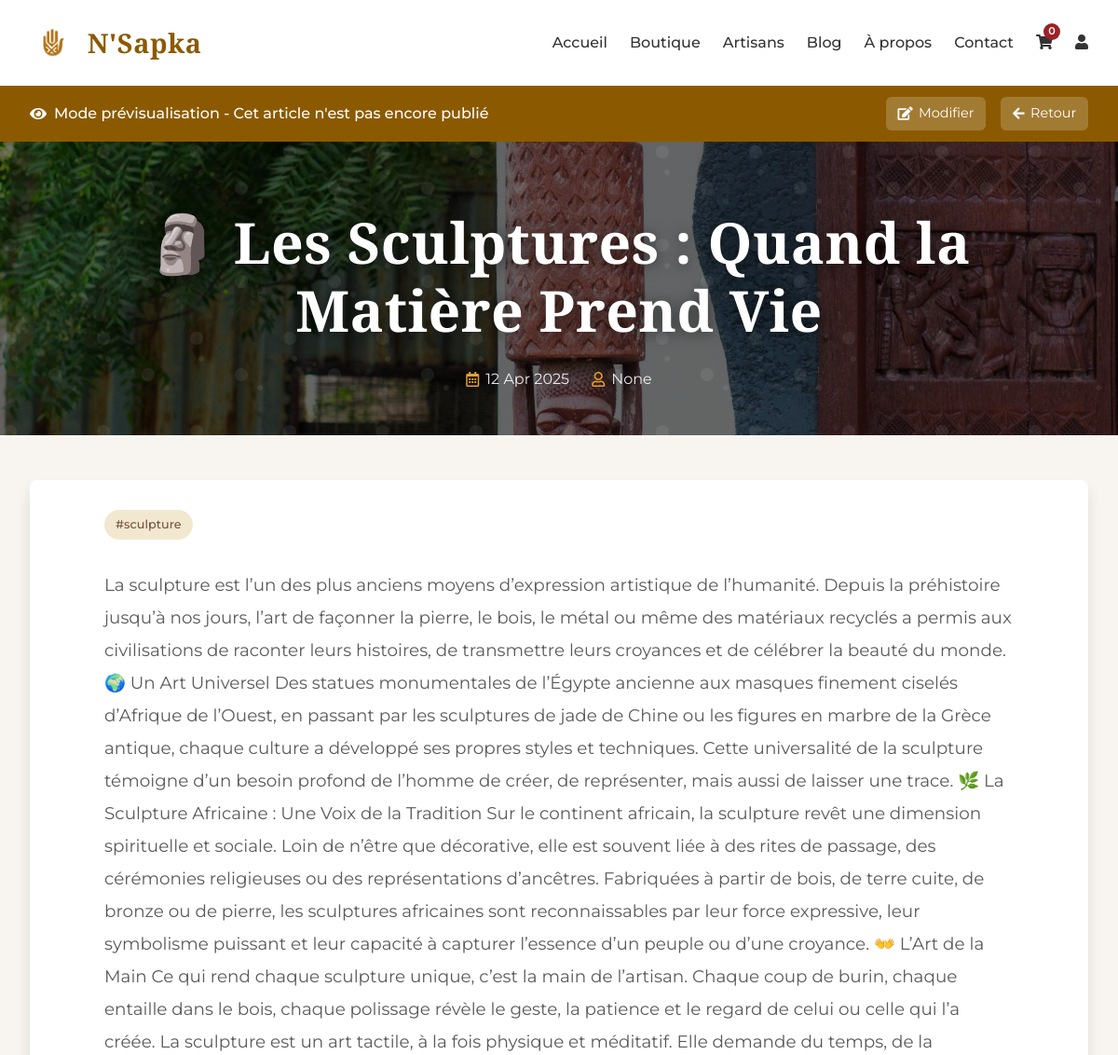
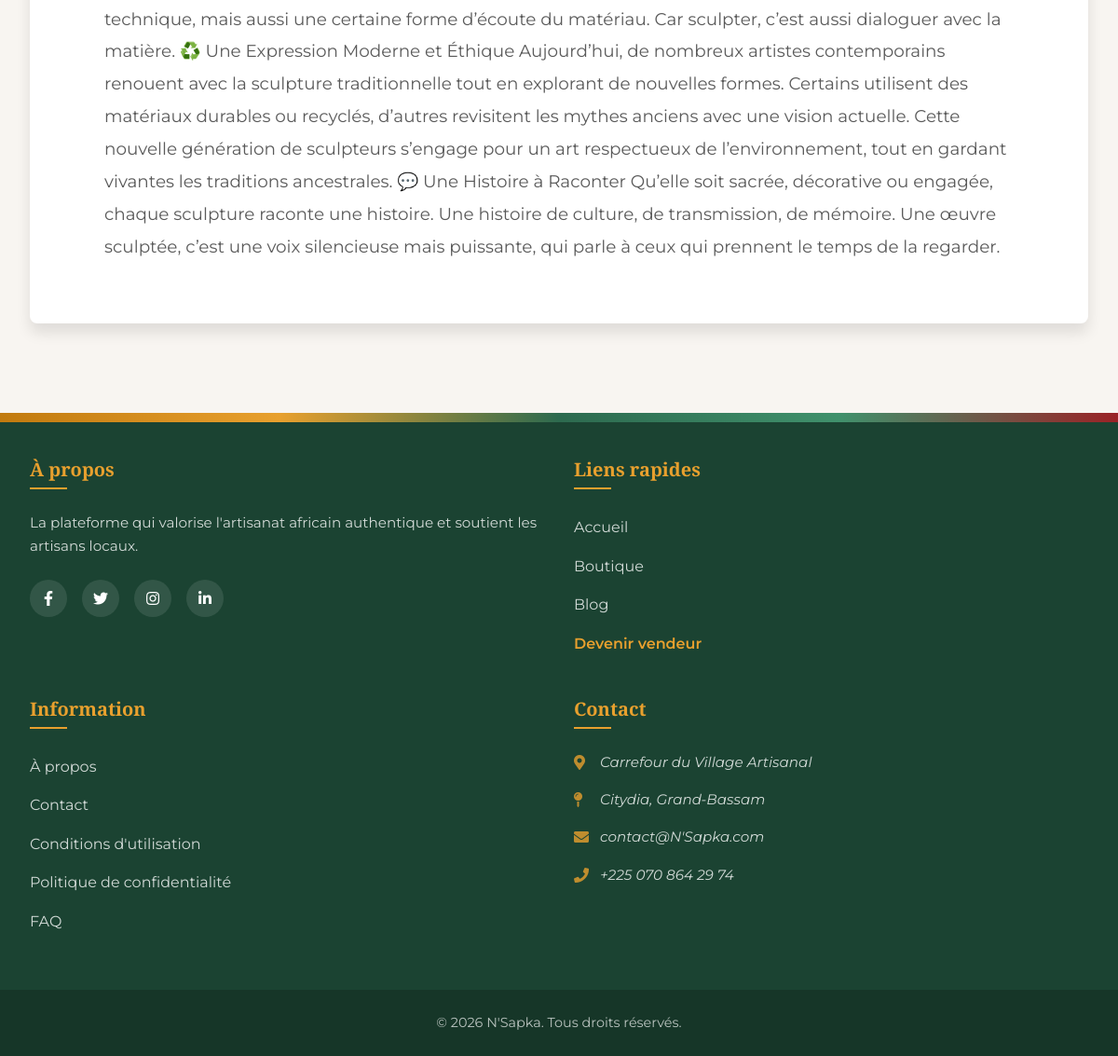
Page /blog/user/post/1/preview/ (signed in) on the committed database (2 pictures, top to bottom).
### blog/models.py (models this page shows, shortened)
class BlogPost(models.Model):
    STATUS_CHOICES = [
        ('draft', _('Brouillon')),
        ('published', _('Publié')),
        ('archived', _('Archivé'))
    ]
    title = models.CharField(_('Titre'), max_length=200)
    slug = models.SlugField(_('Slug'), unique=True)
    category = models.ForeignKey(
        BlogCategory,
        on_delete=models.SET_NULL,
        null=True,
        related_name='posts',
        verbose_name=_('Catégorie')
    )
    author = models.ForeignKey(
        settings.AUTH_USER_MODEL,
        on_delete=models.SET_NULL,
        null=True,
        related_name='blog_posts',
        verbose_name=_('Auteur')
    )
    content = models.TextField(_('Contenu'))
    excerpt = models.TextField(_('Extrait'), blank=True)
    featured_image = models.ImageField(_('Image à la une'), upload_to='blog/posts/')
    tags = models.ManyToManyField(Tag, blank=True, related_name='posts', verbose_name=_('Tags'))
    meta_title = models.CharField(_('Titre SEO'), max_length=60, blank=True)
    meta_description = models.CharField(_('Description SEO'), max_length=160, blank=True)
    status = models.CharField(_('Statut'), max_length=20, choices=STATUS_CHOICES, default='draft')
    is_featured = models.BooleanField(_('Mis en avant'), default=False)
    created_at = models.DateTimeField(_('Date de création'), auto_now_add=True)
    updated_at = models.DateTimeField(_('Date de modification'), auto_now=True)
    published_at = models.DateTimeField(_('Date de publication'), null=True, blank=True)
    view_count = models.PositiveIntegerField(_('Nombre de vues'), default=0)
    like_count = models.PositiveIntegerField(_('Nombre de likes'), default=0)
    share_count = models.PositiveIntegerField(_('Nombre de partages'), default=0)
    class Meta:
        verbose_name = _('Article')
        verbose_name_plural = _('Articles')
        ordering = ['-published_at', '-created_at']

class Tag(models.Model):
    name = models.CharField(_('Nom'), max_length=50)
    slug = models.SlugField(_('Slug'), unique=True)
    class Meta:
        verbose_name = _('Tag')
        verbose_name_plural = _('Tags')
        ordering = ['name']

### blog/views.py (the view)
# urls.py: path('user/post/<int:post_id>/preview/', views.blog_post_preview, name='post_preview'),
@login_required
def blog_post_preview(request, post_id):
    post = get_object_or_404(BlogPost, id=post_id, author=request.user)
    context = {
        'post': post,
        'is_preview': True,
    }
    return render(request, 'website/previsualisation.html', context)

### notifications/context_processors.py (called while the page is built)
def unread_notifications(request):
    if request.user.is_authenticated and request.user.is_staff:
        unread_notifications = Notification.objects.filter(user=request.user, is_read=False).order_by('-created_at')[:5]
        unread_count = unread_notifications.count()
    else:
        unread_notifications = []
        unread_count = 0
    return {
        'unread_notifications': unread_notifications,
        'unread_notifications_count': unread_count
    }

### templates/website/previsualisation.html (shortened to what this page needs)
{% extends 'base/website/base.html' %}
{% load static %}
{% block content %}
<link rel="stylesheet" href="{% static 'css/website/blog.css' %}">
{% if is_preview %}
<div class="preview-bar">
    <div class="container">
        <div class="preview-message">
            <i class="fas fa-eye"></i>
            <span>Mode prévisualisation - Cet article n'est pas encore publié</span>
        </div>
        <div class="preview-actions">
            <a href="{% url 'blog:edit_post' post.id %}" class="preview-btn">
                <i class="fas fa-edit"></i> Modifier
            </a>
            <a href="{% url 'blog:user_posts' %}" class="preview-btn">
                <i class="fas fa-arrow-left"></i> Retour
            </a>
        </div>
    </div>
</div>
{% endif %}
<section class="hero-section" style="background: linear-gradient(rgba(0, 0, 0, 0.6), rgba(0, 0, 0, 0.6)), url('{{ post.featured_image.url }}') no-repeat center center; background-size: cover;">
    <div class="container">
        <h1 class="hero-title">{{ post.title }}</h1>
        <div class="hero-meta">
            <span><i class="far fa-calendar-alt"></i> {% if post.published_at %}{{ post.published_at|date:"d M Y" }}{% else %}Non publié{% endif %}</span>
            <span><i class="far fa-user"></i> {{ post.author.username }}</span>
        </div>
    </div>
</section>
<section class="blog-detail-section">
    <div class="container">
        <article class="blog-post">
            <div class="blog-tags">
                {% for tag in post.tags.all %}
                <span class="tag">{{ tag.name }}</span>
                {% endfor %}
            </div>
            <div class="blog-content">
                {{ post.content|safe }}
            </div>
        </article>
    </div>
</section>
{% endblock %}

### static/css/website/styles.css (style rules this page uses)
:root { --primary-color: #C17A0F; --primary-light: #E8A02E; --primary-dark: #8B5A00; --secondary-color: #2D6A4F; --secondary-light: #40916C; --secondary-dark: #1B4332; --accent-color: #9B2226; --accent-light: #E07A5F; --accent-dark: #6A040F; --neutral-brown: #765341; --neutral-beige: #F2E8CF; --neutral-ochre: #CB997E; --bg-white: #FFFFFF; --bg-light: #F8F5F1; --bg-dark: #1D1D1D; --text-primary: #333333; --text-secondary: #5A5A5A; --text-muted: #7A7A7A; --text-light: #999999; --text-white: #FFFFFF; --border-color: #E0E0E0; --border-light: #F0F0F0; --border-dark: #CCCCCC; --success-color: #4CAF50; --success-light: #A5D6A7; --warning-color: #FFC107; --warning-light: #FFE082; --danger-color: #F44336; --danger-light: #EF9A9A; --info-color: #2196F3; --info-light: #90CAF9; --spacing-xs: 0.25rem; --spacing-sm: 0.5rem; --spacing-md: 1rem; --spacing-lg: 1.5rem; --spacing-xl: 2rem; --spacing-xxl: 3rem; --radius: 0.375rem; --radius-sm: 0.25rem; --radius-lg: 0.5rem; --radius-xl: 1rem; --radius-full: 9999px; --shadow: 0 1px 3px rgba(0, 0, 0, 0.1); --shadow-md: 0 4px 6px rgba(0, 0, 0, 0.1); --shadow-lg: 0 10px 15px rgba(0, 0, 0, 0.1); --shadow-xl: 0 20px 25px rgba(0, 0, 0, 0.1); --transition: all 0.3s ease; --transition-fast: all 0.15s ease; --transition-slow: all 0.5s ease; }
* { margin: 0; padding: 0; box-sizing: border-box; }
html, body { font-family: 'Montserrat', sans-serif; font-size: 16px; line-height: 1.6; color: var(--text-primary); background-color: var(--bg-light); min-height: 100vh; scroll-behavior: smooth; }
h1, h2, h3, h4, h5, h6 { font-family: 'Playfair Display', serif; font-weight: 600; line-height: 1.3; color: var(--text-primary); margin-bottom: 1rem; }
a { text-decoration: none; color: var(--primary-color); transition: var(--transition); }

### static/css/website/blog.css (style rules this page uses)
.hero-section { background: linear-gradient(135deg, var(--primary-dark), var(--secondary-dark)); padding: var(--spacing-xxl) 0; text-align: center; position: relative; overflow: hidden; color: var(--text-white); }
.hero-section::before { content: ''; position: absolute; top: 0; left: 0; width: 100%; height: 100%; z-index: 0; }
.hero-title { font-family: 'Playfair Display', serif; font-size: 3.5rem; color: var(--text-white); margin: 0; position: relative; z-index: 1; text-shadow: 0 2px 10px rgba(0, 0, 0, 0.3); }
.container { max-width: 1200px; margin: 0 auto; padding: 0 var(--spacing-xl); position: relative; }
.blog-content { padding: var(--spacing-lg); display: flex; flex-direction: column; flex: 1; }
.blog-tags { display: flex; gap: var(--spacing-sm); flex-wrap: wrap; }
.tag { background: var(--neutral-beige); color: var(--neutral-brown); padding: 0.35rem 0.75rem; border-radius: var(--radius-full); font-size: 0.8rem; font-weight: 500; transition: all 0.2s ease; }
.blog-detail-section { padding: var(--spacing-xxl) 0; background-color: var(--bg-light); }
.blog-post { background: var(--bg-white); border-radius: var(--radius-lg); overflow: hidden; box-shadow: var(--shadow); margin-bottom: var(--spacing-xxl); position: relative; }
.blog-post .blog-tags { padding: 0 var(--spacing-xl); margin-bottom: var(--spacing-xl); }
.blog-content { padding: 0 var(--spacing-xl) var(--spacing-xl); font-size: 1.1rem; line-height: 1.8; color: var(--text-secondary); }
.hero-title { font-family: 'Playfair Display', serif; font-size: 3.8rem; line-height: 1.2; color: var(--text-white); margin: var(--spacing-lg) 0; text-shadow: 0 2px 15px rgba(0, 0, 0, 0.5); letter-spacing: 0.5px; }
.hero-meta { display: flex; justify-content: center; gap: var(--spacing-lg); color: rgba(255, 255, 255, 0.9); font-size: 1rem; flex-wrap: wrap; }
.hero-meta span { display: flex; align-items: center; gap: 7px; }
.hero-meta i { color: var(--primary-light); }
.blog-post { background: var(--bg-white); border-radius: var(--radius-lg); overflow: hidden; box-shadow: var(--shadow-lg); position: relative; padding: var(--spacing-xl) var(--spacing-xxl); }
.blog-content { font-size: 1.15rem; line-height: 1.9; color: var(--text-secondary); }

### rows in the picture
BlogPost: featured_image (picture), title "🗿 Les Sculptures : Quand la Matière Prend Vie", published_at "12 Apr 2025", author.username "None", content "La sculpture est l’un des plus anciens moyens d’expression artistique de l’humanité. Depuis la préhistoire jusqu’à nos jours, l’art de façonner la pierre, le bois, le métal ou même des matériaux recyclés a permis aux civilisations de raconter leurs histoires, de transmettre leurs croyances et de célébrer la beauté du monde. 🌍 Un Art Universel Des statues monumentales de l’Égypte ancienne aux masques finement ciselés d’Afrique de l’Ouest, en passant par les sculptures de jade de Chine ou les figures en marbre de la Grèce antique, chaque culture a développé ses propres styles et techniques. Cette universalité de la sculpture témoigne d’un besoin profond de l’homme de créer, de représenter,…"
Tag: name "#sculpture"
